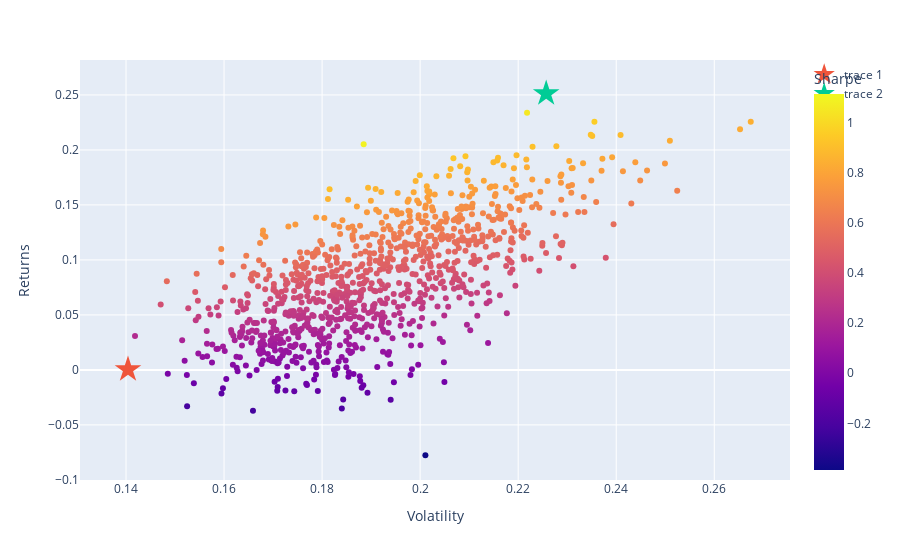

The code cell stored with this chart in its notebook:
### Code cell
#Plotting Optimal Portfolio & minimum volatitility
plotted = px.scatter(portfolios_v1, x="Volatility", y="Returns", color= "Sharpe")
#Plot the lowest volatility
plotted.add_trace(go.Scatter(mode = 'markers', x=min_vol_value, y=min_vol_return, marker_symbol = 'star', marker_size = 20))
#Plot the Best Sharpe
plotted.add_trace(go.Scatter(mode = 'markers', x=best_sharpe_volatility, y=best_sharpe_returns, marker_symbol = 'star', marker_size = 20))

### Figure 1 — Plotly figure (JSON) as saved in the notebook; plotly's stock layout.template omitted (floating-point values rounded to 4 significant figures; data arrays with more than 128 entries replaced by an {"elided": "..."} marker saying what was removed)
{"data": [{"hovertemplate": "Volatility=%{x}<br>Returns=%{y}<br>Sharpe=%{marker.color}<extra></extra>", "legendgroup": "", "marker": {"color": {"elided": "1000 float values"}, "coloraxis": "coloraxis", "symbol": "circle"}, "mode": "markers", "name": "", "orientation": "v", "showlegend": false, "type": "scatter", "x": {"elided": "1000 float values"}, "xaxis": "x", "y": {"elided": "1000 float values"}, "yaxis": "y"}, {"marker": {"size": 20, "symbol": "star"}, "mode": "markers", "type": "scatter", "x": [0.1404], "y": [0.0003591]}, {"marker": {"size": 20, "symbol": "star"}, "mode": "markers", "type": "scatter", "x": [0.2257], "y": [0.2513]}], "layout": {"autosize": true, "coloraxis": {"colorbar": {"title": {"text": "Sharpe"}}, "colorscale": [[0, "#0d0887"], [0.1111, "#46039f"], [0.2222, "#7201a8"], [0.3333, "#9c179e"], [0.4444, "#bd3786"], [0.5556, "#d8576b"], [0.6667, "#ed7953"], [0.7778, "#fb9f3a"], [0.8889, "#fdca26"], [1, "#f0f921"]]}, "legend": {"tracegroupgap": 0}, "margin": {"t": 60}, "xaxis": {"anchor": "y", "autorange": true, "domain": [0, 1], "range": [0.1279, 0.2764], "title": {"text": "Volatility"}, "type": "linear"}, "yaxis": {"anchor": "x", "autorange": true, "domain": [0, 1], "range": [-0.1043, 0.2939], "title": {"text": "Returns"}, "type": "linear"}}}
